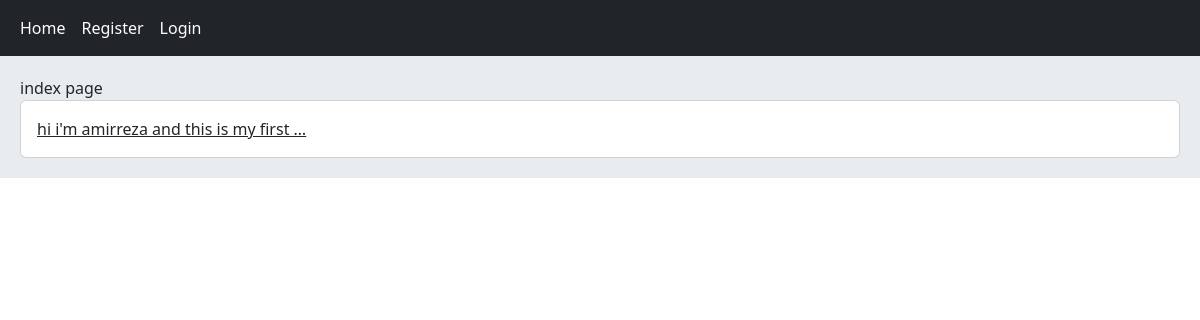
Before: / with the older database file.
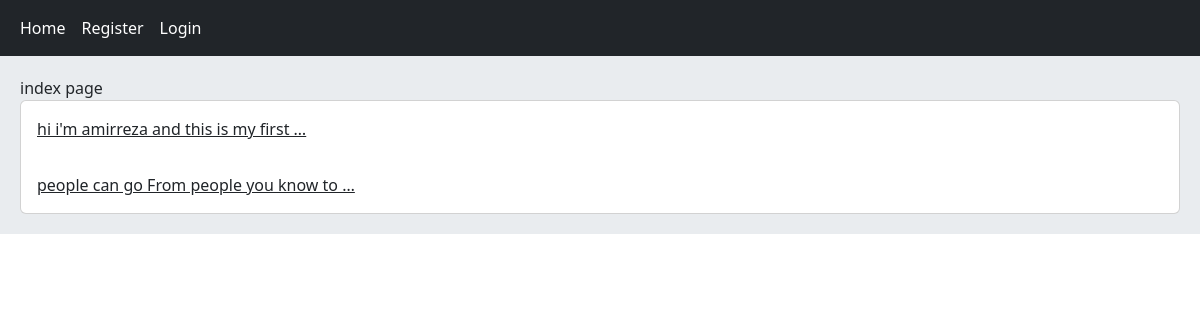
After: the same page with the newer database file.
### home/models.py (models this page shows, shortened)
class Post(models.Model):
    user = models.ForeignKey(User,on_delete=models.CASCADE)
    body = models.TextField()
    slug = models.SlugField()
    created = models.DateTimeField(auto_now_add=True)
    updated = models.DateTimeField(auto_now=True)

### home/views.py (the view)
# urls.py: path('',views.HomeView.as_view(), name='home'),
class HomeView(View):
    def get(self,request):
        posts = Post.objects.all()
        return render(request,'home/index.html',{'posts':posts})

### home/templates/home/index.html
{% extends 'base.html' %}
{% block content %}
  index page
  <div class="card">
    {% for post in posts %}
        <a href="{% url 'home:post_detail' post.id post.slug %}" class="card-body">{{post.body|truncatewords:8}}</a>
    {% endfor %}
  </div>
{% endblock%}

### templates/base.html (shortened to what this page needs)
<!DOCTYPE html>
<html lang="en">
<head>
    <link href="https://cdn.jsdelivr.net/npm/bootstrap@5.3.1/dist/css/bootstrap.min.css" rel="stylesheet">
</head>
<body>
  {% include 'inc/navbar.html' %}
  <div class="jumbotron">
  {% block content %}  {% endblock %}
  </div>
</body>
</html>

### templates/inc/navbar.html
<nav class="navbar navbar-expand-lg navbar-dark bg-dark">
    <div class="container-fluid">
        <div class="navbar-nav">
          <a class="nav-link active" href="{% url 'home:home' %} ">Home</a>
          {%if request.user.is_authenticated %}
          <a class="nav-link active" href="{% url 'account:user_profile' request.user.id %} ">Profile</a>
          <a class="nav-link active" href="{% url 'account:user_logout' %} ">Logout</a>
          {%  else %}
          <a class="nav-link active" href="{% url 'account:user_register' %} ">Register</a>
          <a class="nav-link active" href="{% url 'account:user_login' %} ">Login</a>
          {% endif %}
        </div>
      </div>
  </nav>

### templates/base.html (style rules this page uses)
.jumbotron { padding: 20px; margin-bottom: 20px; background-color: #e9ecef; }

Changed rows visible on the page:
added Post: body "people can go From people you know to …"
